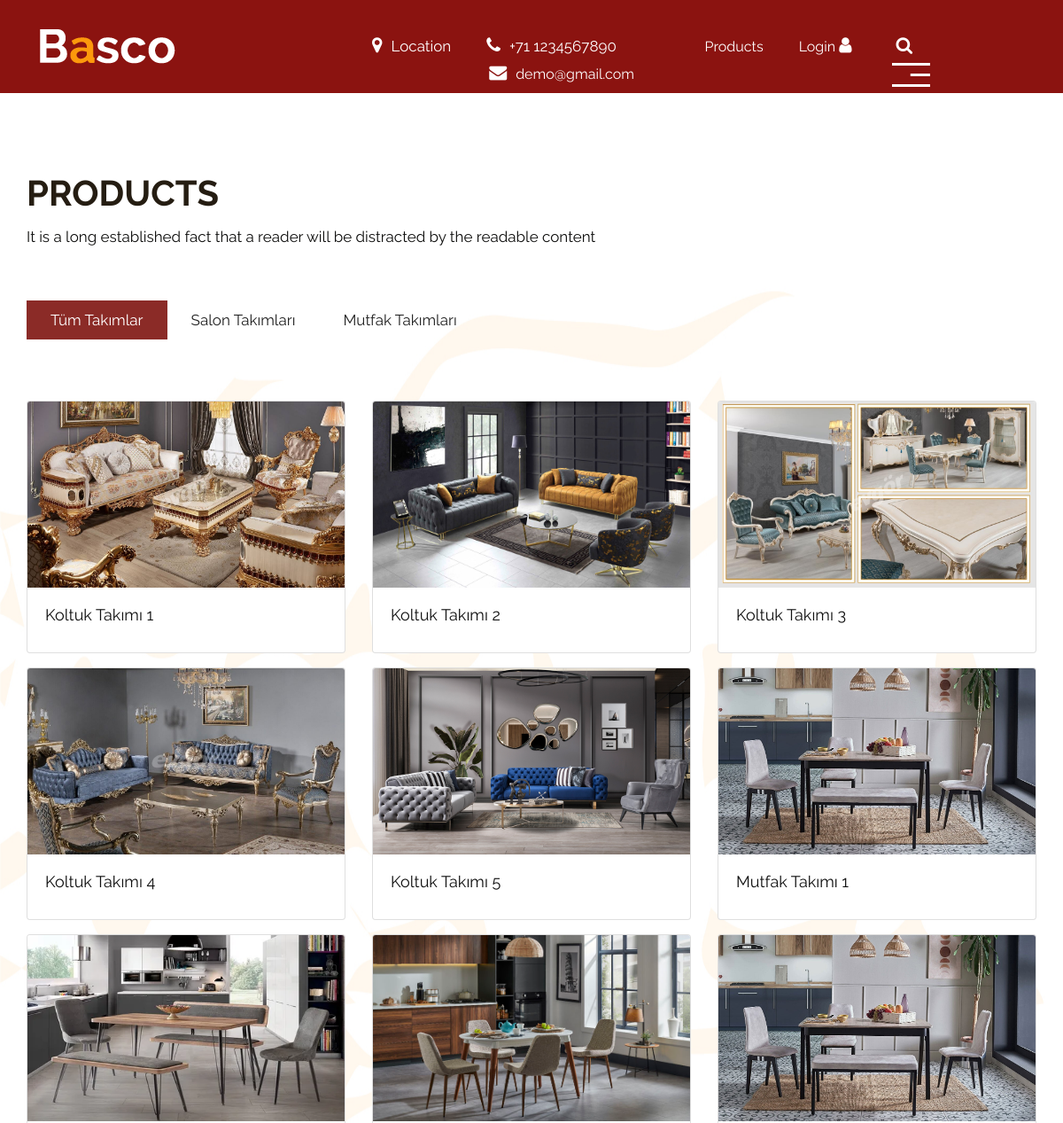
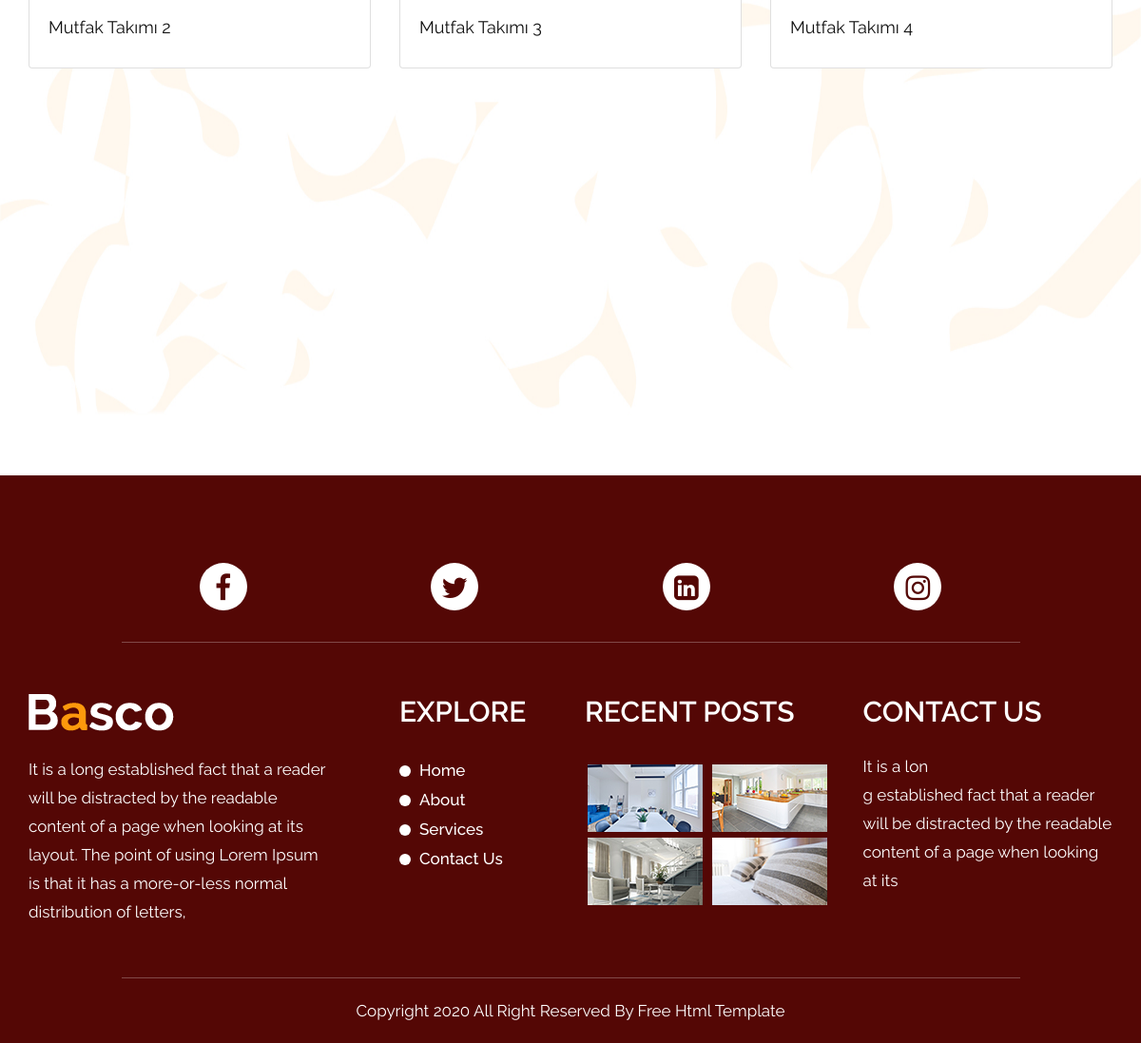
Screenshot of /products/ with the database file from the repository (2 pictures, top to bottom).
### appMy/models.py (models this page shows, shortened)
class Product(models.Model):
    category = models.ForeignKey(Category, verbose_name=("Kategori"), on_delete=models.CASCADE, null=True)
    title = models.CharField(("Başlık"), max_length=50)
    text = models.TextField(("Açıklama"))
    price = models.FloatField(("Ürün Fiyatı"))
    image = models.FileField(("Ürün Fotoğrafı"), upload_to='', max_length=100)
    stok = models.IntegerField(("Ürün Stok"))

### appMy/views.py (the view)
# urls.py: path('products/', Products, name='Products'),
def Products(request):
    products = Product.objects.all()
    context = {"products": products}
    return render(request,'products.html',context)

### appMy/templates/products.html (shortened to what this page needs)
{% extends 'base.html' %}
{% load static %}
{% block body %}
<div class="services_main">
    <div class="container">
        <div class="row">
            <div class="col-md-12">
                <div class="titlepage">
                    <h2>Products</h2>
                    <span>It is a long established fact that a reader will be distracted by the readable content </span>
                </div>
            </div>
        </div>
        <div class="row">
            <div class="col-sm-12">
                <ul class="nav nav-tabs md-tabs border_none" id="myTabMD" role="tablist">
                    <li class="nav-item lisertab">
                        <a class="nav-link servi_tab active" id="home-tab-md" data-toggle="tab" href="#home-md"
                            role="tab" aria-controls="home-md" aria-selected="true">Tüm Takımlar</a>
                    </li>
                    <li class="nav-item lisertab">
                        <a class="nav-link servi_tab" id="profile-tab-md" data-toggle="tab" href="#profile-md"
                            role="tab" aria-controls="profile-md" aria-selected="false">Salon Takımları</a>
                    </li>
                    <li class="nav-item lisertab">
                        <a class="nav-link servi_tab" id="contact-tab-md" data-toggle="tab" href="#contact-md"
                            role="tab" aria-controls="contact-md" aria-selected="false">Mutfak Takımları</a>
                    </li>
                </ul>
                <div class="tab-content card back_bg" id="myTabContentMD">
                    <div class="tab-pane fade show active" id="home-md" role="tabpanel" aria-labelledby="home-tab-md">
                        <div class="row row-cols-1 row-cols-md-3 g-4 gap-3">
                            {% for p in products %}
                            <div class="col-4 mb-3">
                                <a href="{% url 'Detail' p.id %}">
                                    <div class="card">
                                        <img src="{{ p.image.url }}" class="card-img-top w-100" style="height: 210px;" alt="...">
                                        <div class="card-body">
                                            <h3 class="card-title">{{ p.title }}</h3>
                                        </div>
                                    </div>
                                </a>
                            </div>
                            {% endfor %}
                        </div>
                    </div>
                </div>
            </div>
        </div>
    </div>
</div>
{% endblock body %}

### appMy/templates/base.html (shortened to what this page needs)
{% load static %}
<!DOCTYPE html>
<html lang="en">
<head>
    <link rel="stylesheet" href="{% static 'css/bootstrap.min.css' %}">
    <link rel="stylesheet" href="{% static 'css/style.css' %}">
    <link rel="stylesheet" href="{% static 'css/responsive.css' %}">
    <link rel="stylesheet" href="https://cdnjs.cloudflare.com/ajax/libs/font-awesome/4.7.0/css/font-awesome.min.css">
</head>
<body class="main-layout">
    {% include 'part/_header.html' %}
    {% block body %}
    {% endblock body %}
    {% include 'part/_footer.html' %}
</body>
</html>

### appMy/templates/part/_header.html (shortened to what this page needs)
{% load static %}
<header>
    <div class="head-top">
        <div class="container-fluid">
            <div class="row">
                <div class="col-sm-2">
                    <div class="logo">
                        <a href="{% url 'index' %}"><img src="{% static 'images/logo_footer.png' %}" /></a>
                    </div>
                </div>
                <div class="col-sm-9 d-flex justify-content-between">
                    <ul class="email text_align_right">
                        <li class="d_none"> <i class="fa fa-map-marker" aria-hidden="true"></i>Location</a></li>
                        <li class="d_none"><i class="fa fa-phone" aria-hidden="true"></i>+71 1234567890</a></li>
                        <li class="d_none"> <a href="#"><i class="fa fa-envelope"
                            aria-hidden="true"></i>demo@gmail.com</a></li>
                    </ul>
                    <ul class="email text_align_right">
                        <li class="d_none"><a href="{% url 'Products' %}">Products</a></li>
                        {% if request.user.is_authenticated %}
                        <li class="d_none"><a href="{% url 'Shoping' %}">
                            <svg width="33" height="33" style="fill: aliceblue; padding-top: 7px;" viewBox="0 0 24 24">
                                <path
                                    d="M17,18C15.89,18 15,18.89 15,20A2,2 0 0,0 17,22A2,2 0 0,0 19,20C19,18.89 18.1,18 17,18M1,2V4H3L6.6,11.59L5.24,14.04C5.09,14.32 5,14.65 5,15A2,2 0 0,0 7,17H19V15H7.42A0.25,0.25 0 0,1 7.17,14.75C7.17,14.7 7.18,14.66 7.2,14.63L8.1,13H15.55C16.3,13 16.96,12.58 17.3,11.97L20.88,5.5C20.95,5.34 21,5.17 21,5A1,1 0 0,0 20,4H5.21L4.27,2M7,18C5.89,18 5,18.89 5,20A2,2 0 0,0 7,22A2,2 0 0,0 9,20C9,18.89 8.1,18 7,18Z" />
                            </svg>
                        </a></li>
                        {% else %}
                        <li class="d_none"> <a href="{% url 'loginUser' %}">Login <i class="fa fa-user" aria-hidden="true"></i></a> </li>
                        {% endif %}
                        <li class="d_none"><i class="fa fa-search" style="cursor: pointer;" aria-hidden="true"></i></li>
                        <li> <button class="openbtn" onclick="openNav()"><img src="{% static 'images/menu_btn.png' %}"></button></li>
                    </ul>
                </div>
            </div>
        </div>
    </div>
</header>

### appMy/templates/part/_footer.html
{% load static %}
<footer>
    <div class="footer">
        <div class="container">
            <div class="row">
                <div class="col-md-10 offset-md-1">
                    <ul class="social_icon text_align_center">
                        <li> <a href="#"><i class="fa fa-facebook-f"></i></a></li>
                        <li> <a href="#"><i class="fa fa-twitter"></i></a></li>
                        <li> <a href="#"><i class="fa fa-linkedin-square" aria-hidden="true"></i></a></li>
                        <li> <a href="#"><i class="fa fa-instagram" aria-hidden="true"></i></a></li>
                    </ul>
                </div>
                <div class="col-md-4 col-sm-6">
                    <div class="reader">
                        <a href="{% url 'index' %}"><img src="{% static 'images/logo_footer.png' %}" alt="#" /></a>
                        <p class="padd_flet40">It is a long established fact that a reader will be distracted by the
                            readable content of a page when looking at its layout. The point of using Lorem Ipsum is
                            that it has a more-or-less normal distribution of letters,</p>
                    </div>
                </div>
                <div class="col-md-2 col-sm-6">
                    <div class="reader">
                        <h3>Explore</h3>
                        <ul class="xple_menu">
                            <li><a href="{% url 'index' %}">Home</a></li>
                            <li><a href="{% url 'About' %}">About</a></li>
                            <li><a href="{% url 'Services' %}">Services</a></li>
                            <li><a href="{% url 'Contact' %}">Contact Us</a></li>
                        </ul>
                    </div>
                </div>
                <div class="col-md-3 col-sm-6">
                    <div class="reader">
                        <h3>Recent Posts</h3>
                        <ul class="re_post">
                            <li><img src="{% static 'images/re_img1.jpg' %}" alt="#" /></li>
                            <li><img src="{% static 'images/re_img3.jpg' %}" alt="#" /></li>
                            <li><img src="{% static 'images/re_img4.jpg' %}" alt="#" /></li>
                            <li><img src="{% static 'images/re_img2.jpg' %}" alt="#" /></li>
                        </ul>
                    </div>
                </div>
                <div class="col-md-3 col-sm-6">
                    <div class="reader">
                        <h3>Contact Us</h3>
                        <p>It is a lon <br> g established fact that a reader will be distracted by the readable content
                            of a page when looking at its </p>
                    </div>
                </div>
            </div>
        </div>
        <div class="copyright text_align_center">
            <div class="container">
                <div class="row">
                    <div class="col-md-10 offset-md-1">
                        <p>Copyright 2020 All Right Reserved By <a href="https://html.design/"> Free Html Template</a>
                        </p>
                    </div>
                </div>
            </div>
        </div>
    </div>
</footer>

### appMy/static/css/style.css (style rules this page uses)
body { color: #666666; font-size: 14px; font-family: 'Raleway', sans-serif; line-height: 1.80857; font-weight: normal; }
html { scroll-behavior: smooth; }
a { color: #1f1f1f; text-decoration: none !important; outline: none !important; -webkit-transition: all .3s ease-in-out; -moz-transition: all .3s ease-in-out; -ms-transition: all .3s ease-in-out; -o-transition: all .3s ease-in-out; transition: all .3s ease-in-out; }
h1, h2, h3, h4, h5, h6 { letter-spacing: 0; font-weight: normal; position: relative; padding: 0; font-weight: normal; line-height: normal; color: #111111; margin: 0 }
h2 { font-size: 22px }
h3 { font-size: 18px }
*, *::after, *::before { -webkit-box-sizing: border-box; -moz-box-sizing: border-box; box-sizing: border-box; }
ul, li, ol { margin: 0px; padding: 0px; list-style: none; }
p { margin: 0px; padding: 0; font-weight: 400; font-size: 17px; line-height: 28px; }
a { color: #222222; text-decoration: none; outline: none !important; }
a, .btn { text-decoration: none !important; outline: none !important; -webkit-transition: all .3s ease-in-out; -moz-transition: all .3s ease-in-out; -ms-transition: all .3s ease-in-out; -o-transition: all .3s ease-in-out; transition: all .3s ease-in-out; }
img { max-width: 100%; height: auto; }
button { border: 0; margin: 0; padding: 0; cursor: pointer; }
.text_align_center { text-align: center; }
.text_align_right { text-align: right; }
.container { max-width: 1170px; }
header { height: 105px; background: #8b1310; width: 100%; padding: 33px 30px; }
ul.email { padding-top: 4px; display: flex; align-items: center; justify-content: end; flex-wrap: wrap; }
ul.email li { display: inline-block; color: #fff; padding: 0 20px; font-size: 17px; }
ul.email li:last-child { padding-right: 0; }
ul.email li a { font-size: 16px; }
ul.email li a { color: #fff; }
ul.email li i { color: #fff; font-size: 20px; padding-right: 10px; }
ul.email li img { padding-right: 10px; }
.openbtn { cursor: pointer; background-color: transparent; color: white; border: none; }
.titlepage { padding-bottom: 60px; }
.titlepage h2 { font-size: 40px; font-weight: 700; line-height: 46px; color: #251d12; text-transform: uppercase; }
.services_main { padding-top: 90px; background: url(../images/service_bg.jpg); background-size: 100% 100%; background-position: center center; background-repeat: no-repeat; padding-bottom: 350px; }
.services_main .titlepage { padding-bottom: 60px; }
.services_main .titlepage span { color: #0f0f0e; font-size: 17px; line-height: 23px; padding-top: 15px; display: block; }
.lisertab .servi_tab { border: inherit; border-radius: 0; padding: 12px 27px; line-height: 20px; font-size: 17px; }
.lisertab .servi_tab.active { background: #7f1410e6; color: #fff; }
.border_none { border: none; }
.back_bg { background: transparent; border: inherit; padding-top: 70px; }
.footer { background: #540705; padding-top: 62px; margin-top: 62px; }
ul.social_icon { padding-top: 30px; padding-bottom: 33px; border-bottom: #814948 solid 1px; margin-bottom: 54px; }
ul.social_icon li { display: inline-block; padding-right: 190px; }
ul.social_icon li:last-child { padding-right: 0; }
ul.social_icon li a { background: #fff; color: #540705; width: 50px; height: 50px; display: inline-block; text-align: center; line-height: 53px; border-radius: 100%; font-size: 30px; font-weight: bold; }
.reader p { color: #fff; padding-top: 25px; line-height: 30px; }
.padd_flet40 { padding-right: 40px; }
.reader h3 { color: #fff; font-size: 30px; text-transform: uppercase; font-weight: 600; padding-top: 1px; }
ul.xple_menu { padding-top: 29px; }
ul.xple_menu li a { font-size: 17px; color: #fff; line-height: 31px; font-weight: 500; position: relative; padding-left: 21px; }
ul.xple_menu li a::before { position: absolute; content: ""; background: #fff; width: 12px; height: 12px; border-radius: 20px; left: 0; top: 5px; }
ul.re_post { padding-top: 35px; }
ul.re_post li { display: inline-block; padding: 3px; }
.copyright p { margin-top: 54px; color: #fff; padding: 20px 0px; border-top: #814948 solid 1px; }
.copyright a { color: #fff; }

### rows the page displays
Product: image (picture), title "Koltuk Takımı 1"
Product: image (picture), title "Koltuk Takımı 2"
Product: image (picture), title "Koltuk Takımı 3"
Product: image (picture), title "Koltuk Takımı 4"
Product: image (picture), title "Koltuk Takımı 5"
Product: image (picture), title "Mutfak Takımı 1"
Product: image (picture), title "Mutfak Takımı 2"
Product: image (picture), title "Mutfak Takımı 3"
Product: image (picture), title "Mutfak Takımı 4"
